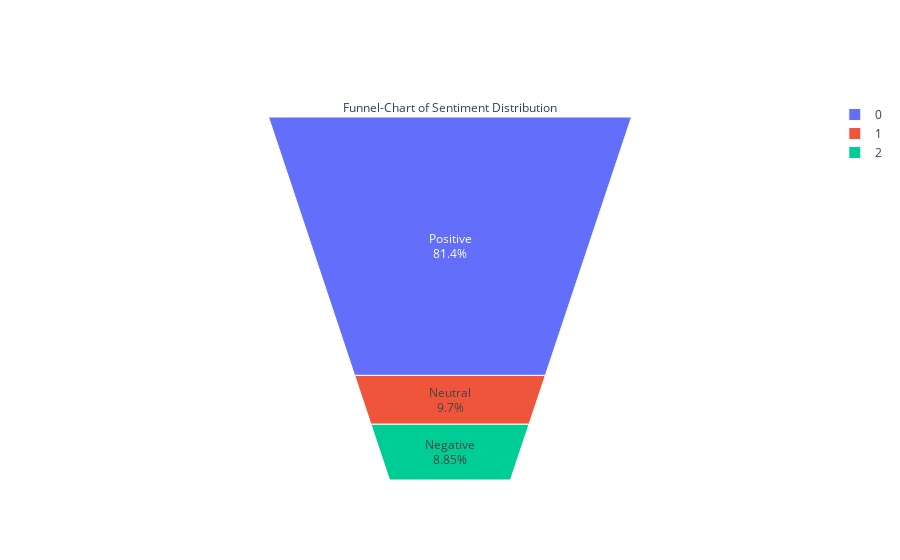

Notebook source saved alongside this figure:
### Code cell
from plotly import graph_objects as go
fig = go.Figure(go.Funnelarea(
    text =var_funnel.Sentiment,
    values = var_funnel.body_clean,
    title = {"position": "top center", "text": "Funnel-Chart of Sentiment Distribution"}
    ))
fig.show()

### Figure 1 — Plotly figure (JSON) as saved in the notebook; plotly's stock layout.template omitted (floating-point values rounded to 4 significant figures)
{"data": [{"text": ["Positive", "Neutral", "Negative"], "title": {"position": "top center", "text": "Funnel-Chart of Sentiment Distribution"}, "type": "funnelarea", "values": [421212, 50157, 45777]}], "layout": {}}
